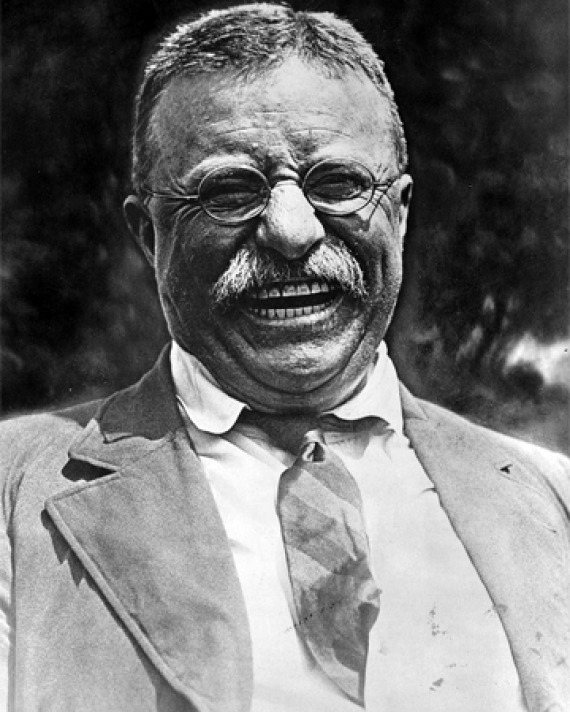
#> input picture Teddy.jpg, 570 x 712 px
$ python main.py
#> lines starting #> are read from the running program, lines starting #| are printed output that depends on the picture
from PIL import Image
from PIL import ImageDraw
import math
import random
teddy=Image.open("Teddy.jpg")
#> teddy is the input picture: PIL image 570x712 RGB; min 0, max 255, mean 116.9
au=Image.open("austin.jpg")
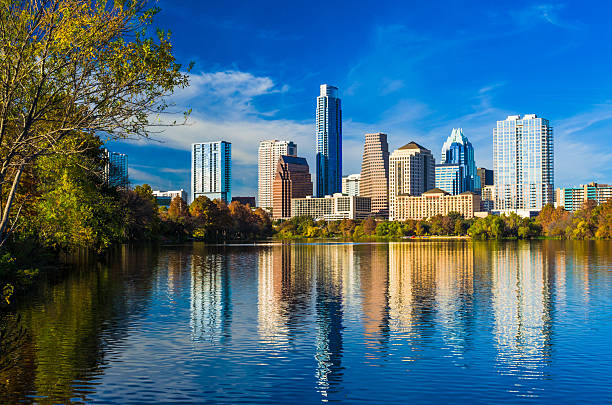
#> input picture austin.jpg, 612 x 405 px
#> au is the input picture: PIL image 612x405 RGB; mean R, G, B 71.6, 107.2, 125.9
def distance_halo(image,targetX, targetY, modifier) :
    pixels=image.load()
    for x in range(image.width):
        for y in range(image.height):
            X=0
            Y=0
            if x>=targetX:
                X=x-targetX
            else:
                X=targetX-x
            if y>=targetY:
                Y=y-targetY
            else:
                Y=targetY-y
            distance=math.sqrt((X**2)+(Y**2))
            num=distance//modifier
            r,g,b=pixels[x,y]
            r=int(r-num)
            g=int(g-num)
            b=int(b-num)
            pixels[x,y]=(r,g,b)
    image.save("halo.jpg")
def pointillism(image):
    canvas = Image.new("RGB",(image.size[0],image.size[1]), "white")
#> canvas: PIL image 570x712 RGB; every value is 255
    pixels=image.load()
    for i in range(1000000):
        x=random.randrange(image.width)
        y=random.randrange(image.height)
        r,g,b=pixels[x,y]
        size = random.randint(3,5)
        ellipsebox=[(x,y),(x+size,y+size)]
        draw = ImageDraw.Draw(canvas)
        draw.ellipse(ellipsebox,fill=(pixels[x,y][0],pixels[x,y][1],pixels[x,y][2]))
        del draw
#> this loop made 1000000 passes
#> (r, g, b) on passes 1 to 3: (192, 192, 192), (243, 243, 243), (51, 51, 51)
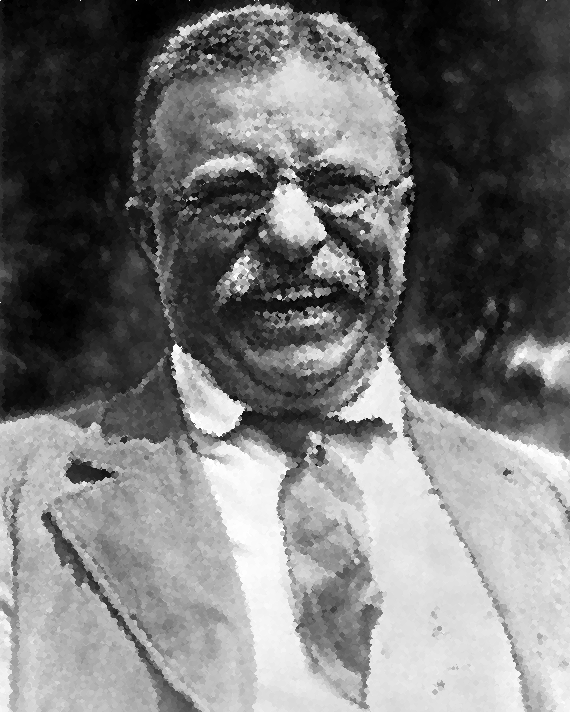
#> canvas: PIL image 570x712 RGB; min 0, max 255, mean 116.4
    canvas.save("pointillism.jpg")
# distance_halo(teddy,285,356,2)
pointillism(teddy)
